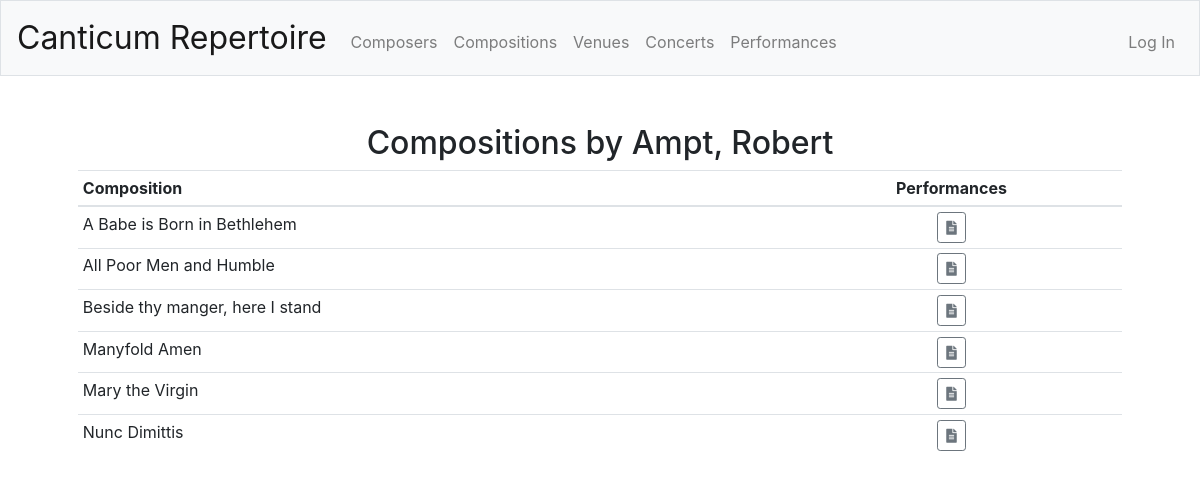
The app's page /composercompositions?id=2 with its own data.
### tables this page shows
CREATE TABLE 'composers' ('composer_id' integer PRIMARY KEY AUTOINCREMENT NOT NULL,'composer_name' text);

CREATE TABLE 'compositions' ('composition_id' integer PRIMARY KEY AUTOINCREMENT NOT NULL,'composition_name' text NOT NULL, 'composer_id' integer NOT NULL);

### app.py (the view)
@app.route("/composercompositions")
def composercompositions():
    composer_id = request.args.get('id')
    rows = db.execute("SELECT * FROM composers WHERE composer_id = :composer_id", composer_id=composer_id)
    composer_name = rows[0]["composer_name"]
    rows = db.execute("SELECT * FROM compositions WHERE composer_id = :composer_id ORDER BY composition_name", composer_id=composer_id)
    composerworks = []
    for work in rows:
        work_info = {}
        work_info['composition_id'] = work['composition_id']
        work_info['composition_name'] = work['composition_name']
        composerworks.append(work_info)
    return render_template("composercompositions.html", composer_name=composer_name, composerworks=composerworks)

### app.py (called while the page is built)
@app.after_request
def after_request(response):
    response.headers["Cache-Control"] = "no-cache, no-store, must-revalidate"
    response.headers["Expires"] = 0
    response.headers["Pragma"] = "no-cache"
    return response

### templates/composercompositions.html (shortened to what this page needs)
{% extends "layout.html" %}
{% block main %}
    <h2>Compositions by {{ composer_name }}</h2>
    <table class = "table table-sm">
        <thead>
            <th class="text-left">Composition</th>
            <th class="text-center">Performances</th>
       </thead>
        <tbody>
            {% for composerwork in composerworks %}
            <tr>
                <td class="text-left">{{ composerwork.composition_name }}</td>
                <td class="text-center">
                    <a href="/compositionperformances?id={{ composerwork.composition_id }}">
                        <button class="btn btn-outline-secondary btn-sm">
                            <i class="fas fa-file-alt"></i>
                        </button>
                    </a>
                </td>
            </tr>
            {% endfor %}
        </tbody>
    </table>
{% endblock %}

### records on screen
composers: composer_name "Ampt, Robert"
compositions: composition_name "A Babe is Born in Bethlehem"
compositions: composition_name "All Poor Men and Humble"
compositions: composition_name "Beside thy manger, here I stand"
compositions: composition_name "Manyfold Amen"
compositions: composition_name "Mary the Virgin"
compositions: composition_name "Nunc Dimittis"
